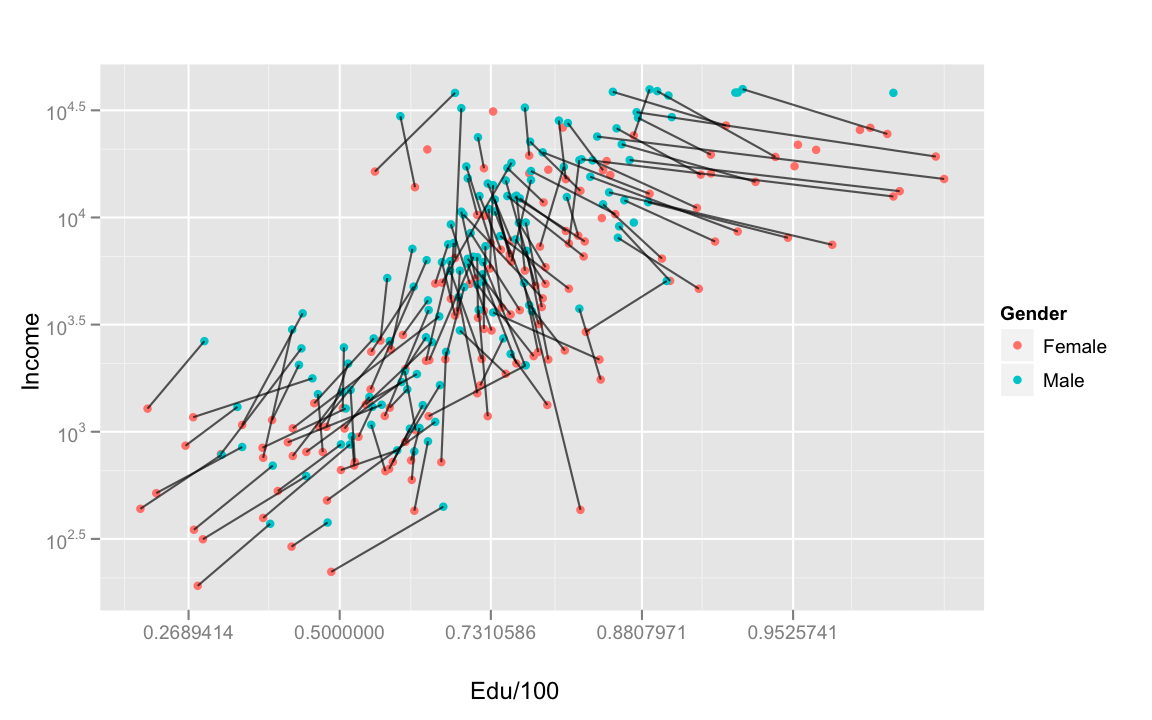

Here is the R script that generated this plot:
p <- ggplot(subset(gender.comp2,Edu < 99 & Income < 40000), aes(Edu/100, Income,colour = Gender))+
	scale_x_logit()+
	scale_y_log10()+
	geom_point()+
	geom_line(aes(group = Country),colour = "black", alpha = 0.65)+
	opts(aspect.ratio = 2/(1+sqrt(5)))
 
 print(p)
